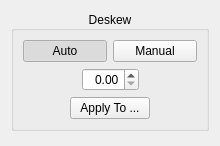
<?xml version="1.0" encoding="UTF-8"?>
<ui version="4.0">
 <class>deskew::OptionsWidget</class>
 <widget class="QWidget" name="deskew::OptionsWidget">
  <property name="geometry">
   <rect>
    <x>0</x>
    <y>0</y>
    <width>220</width>
    <height>146</height>
   </rect>
  </property>
  <property name="windowTitle">
   <string>Form</string>
  </property>
  <layout class="QVBoxLayout">
   <item>
    <widget class="CollapsibleGroupBox" name="deskewGroupBox">
     <property name="title">
      <string>Deskew</string>
     </property>
     <property name="alignment">
      <set>Qt::AlignCenter</set>
     </property>
     <layout class="QVBoxLayout" name="verticalLayout">
      <item>
       <layout class="QHBoxLayout">
        <item>
         <widget class="QPushButton" name="autoBtn">
          <property name="text">
           <string>Auto</string>
          </property>
          <property name="checkable">
           <bool>true</bool>
          </property>
          <property name="checked">
           <bool>true</bool>
          </property>
          <property name="autoExclusive">
           <bool>true</bool>
          </property>
         </widget>
        </item>
        <item>
         <widget class="QPushButton" name="manualBtn">
          <property name="text">
           <string>Manual</string>
          </property>
          <property name="checkable">
           <bool>true</bool>
          </property>
          <property name="autoExclusive">
           <bool>true</bool>
          </property>
         </widget>
        </item>
       </layout>
      </item>
      <item>
       <layout class="QHBoxLayout">
        <item>
         <spacer>
          <property name="orientation">
           <enum>Qt::Horizontal</enum>
          </property>
          <property name="sizeHint" stdset="0">
           <size>
            <width>1</width>
            <height>1</height>
           </size>
          </property>
         </spacer>
        </item>
        <item>
         <widget class="QDoubleSpinBox" name="angleSpinBox">
          <property name="alignment">
           <set>Qt::AlignRight|Qt::AlignTrailing|Qt::AlignVCenter</set>
          </property>
          <property name="singleStep">
           <double>0.010000000000000</double>
          </property>
         </widget>
        </item>
        <item>
         <spacer>
          <property name="orientation">
           <enum>Qt::Horizontal</enum>
          </property>
          <property name="sizeHint" stdset="0">
           <size>
            <width>1</width>
            <height>1</height>
           </size>
          </property>
         </spacer>
        </item>
       </layout>
      </item>
      <item>
       <layout class="QHBoxLayout" name="horizontalLayout">
        <item>
         <spacer name="horizontalSpacer_9">
          <property name="orientation">
           <enum>Qt::Horizontal</enum>
          </property>
          <property name="sizeHint" stdset="0">
           <size>
            <width>1</width>
            <height>1</height>
           </size>
          </property>
         </spacer>
        </item>
        <item>
         <widget class="QPushButton" name="applyDeskewBtn">
          <property name="text">
           <string>Apply To ...</string>
          </property>
         </widget>
        </item>
        <item>
         <spacer name="horizontalSpacer_10">
          <property name="orientation">
           <enum>Qt::Horizontal</enum>
          </property>
          <property name="sizeHint" stdset="0">
           <size>
            <width>1</width>
            <height>1</height>
           </size>
          </property>
         </spacer>
        </item>
       </layout>
      </item>
     </layout>
    </widget>
   </item>
   <item>
    <spacer>
     <property name="orientation">
      <enum>Qt::Vertical</enum>
     </property>
     <property name="sizeHint" stdset="0">
      <size>
       <width>1</width>
       <height>1</height>
      </size>
     </property>
    </spacer>
   </item>
  </layout>
 </widget>
 <customwidgets>
  <customwidget>
   <class>CollapsibleGroupBox</class>
   <extends>QGroupBox</extends>
   <header location="global">CollapsibleGroupBox.h</header>
   <container>1</container>
  </customwidget>
 </customwidgets>
 <resources/>
 <connections/>
</ui>
